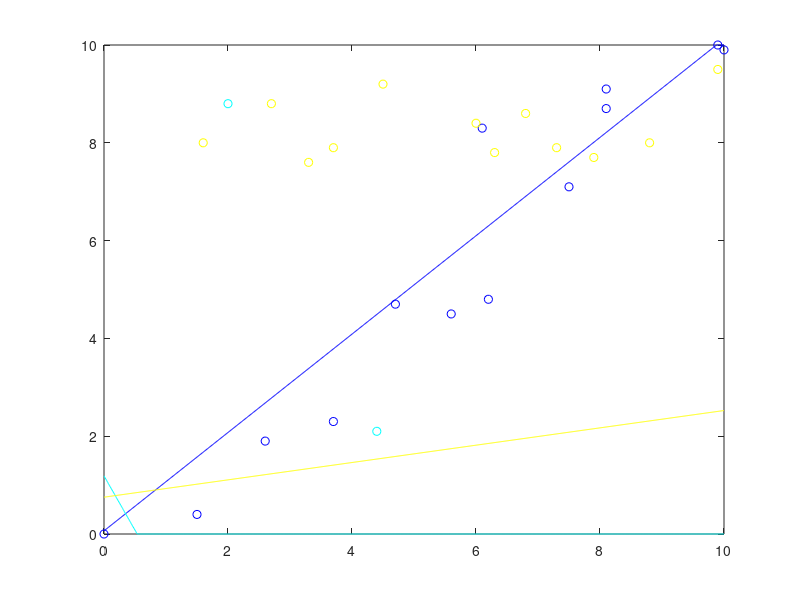

MATLAB code to generate this figure:
x0 = 0.000000:.01:10.000000;
c0 = [5.600000 4.500000 ;
1.500000 0.400000 ;
9.900000 10.000000 ;
4.700000 4.700000 ;
8.100000 8.700000 ;
6.200000 4.800000 ;
0.000000 0.000000 ;
2.600000 1.900000 ;
8.100000 9.100000 ;
3.700000 2.300000 ;
7.500000 7.100000 ;
6.100000 8.300000 ;
10.000000 9.900000 ;
];
y_c0 =  - -0.709127 / 0.705081 * x0  + 0.0456139 / 0.705081;
c1 = [4.400000 2.100000 ;
2.000000 8.800000 ;
];
y_c1 =  - 0.911742 / 0.410763 * x0  + 0.488029 / 0.410763;
c2 = [2.700000 8.800000 ;
9.900000 9.500000 ;
6.000000 8.400000 ;
6.800000 8.600000 ;
7.300000 7.900000 ;
3.700000 7.900000 ;
3.300000 7.600000 ;
7.900000 7.700000 ;
8.800000 8.000000 ;
6.300000 7.800000 ;
1.600000 8.000000 ;
4.500000 9.200000 ;
];
y_c2 =  - -0.174482 / 0.98466 * x0  + 0.741471 / 0.98466;
colors = jet(3);
if (size(c0) >0) plot (c0(:,1), c0(:,2),'o', 'color', colors(1,:)); end
hold on;
if (size(c1) >0) plot (c1(:,1), c1(:,2),'o', 'color', colors(2,:)); end
hold on;
if (size(c2) >0) plot (c2(:,1), c2(:,2),'o', 'color', colors(3,:)); end
hold on;
for i = 1 : size(y_c0, 2) 
 if y_c0(i) > 10.000000 
 y_c0(i) = 10.000000; 
 end 
 if y_c0(i) < 0.000000 
 y_c0(i) = 0.000000; 
 end 
 end
for i = 1 : size(y_c1, 2) 
 if y_c1(i) > 10.000000 
 y_c1(i) = 10.000000; 
 end 
 if y_c1(i) < 0.000000 
 y_c1(i) = 0.000000; 
 end 
 end
for i = 1 : size(y_c2, 2) 
 if y_c2(i) > 10.000000 
 y_c2(i) = 10.000000; 
 end 
 if y_c2(i) < 0.000000 
 y_c2(i) = 0.000000; 
 end 
 end
plot(x0, y_c0, 'color', colors(1,:));
hold on;
plot(x0, y_c1, 'color', colors(2,:));
hold on;
plot(x0, y_c2, 'color', colors(3,:));
hold on;
